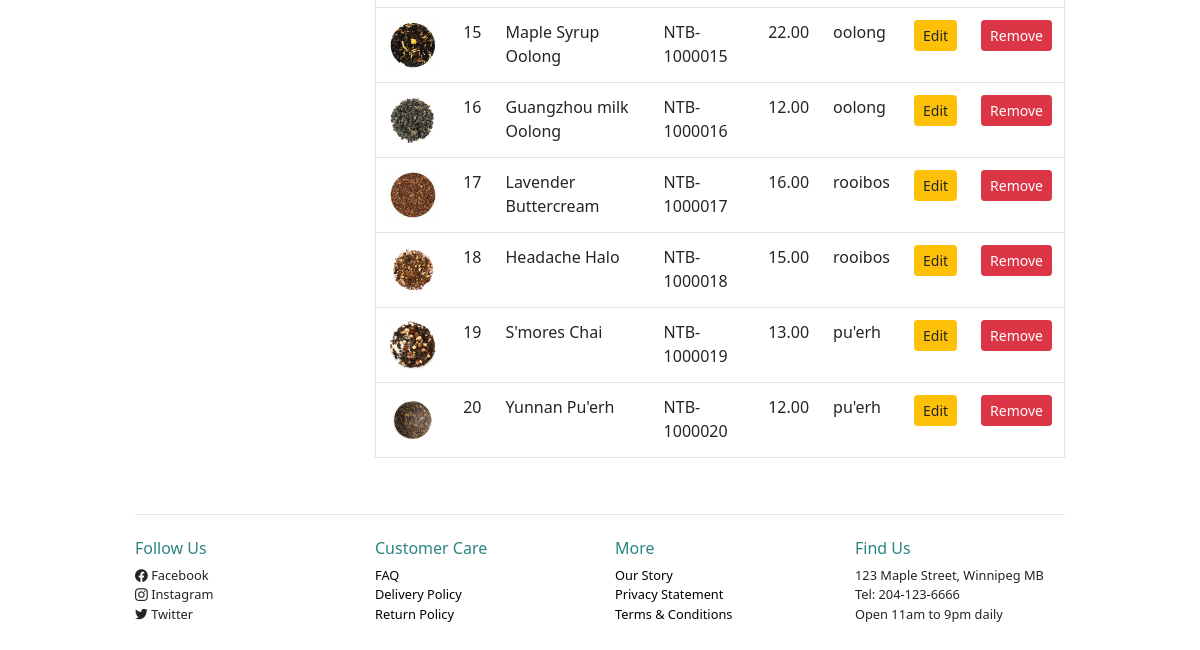
/?page=admin_view_products (signed in, lower part), run on an earlier commit of the app's database.
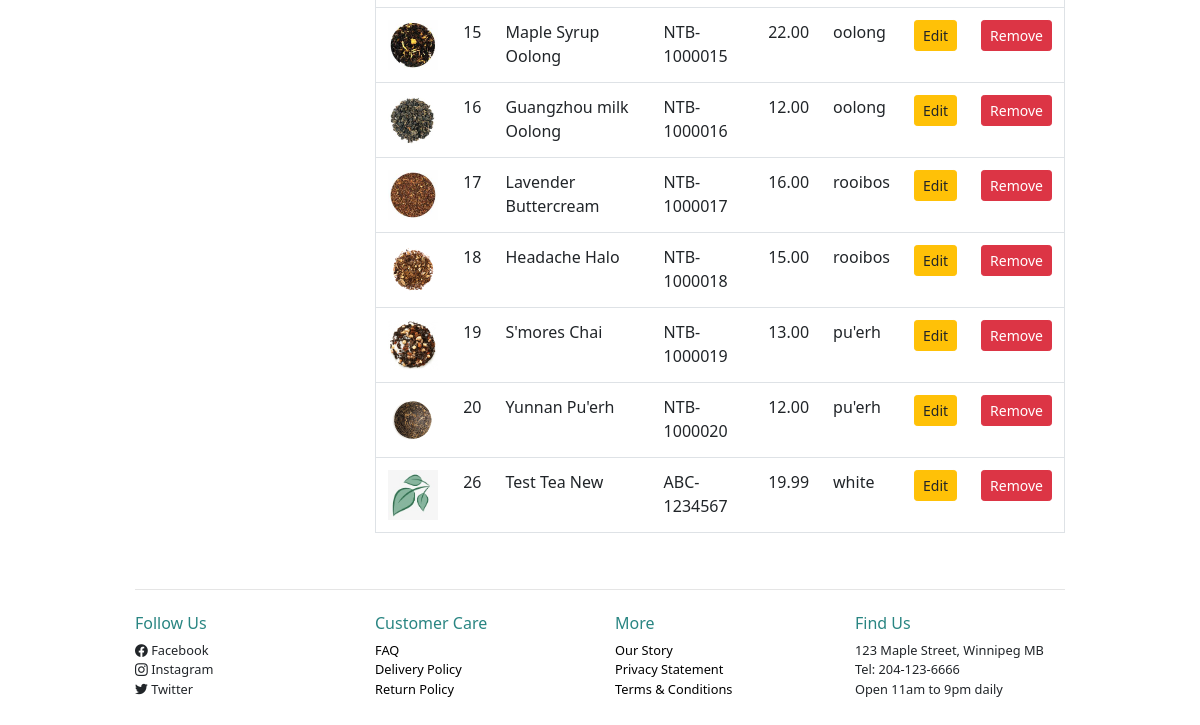
And on a later commit of the database.
### tables this page shows
CREATE TABLE `teas` (
  `id` int(11) NOT NULL AUTO_INCREMENT,
  `name` varchar(45) NOT NULL,
  `price` decimal(4,2) NOT NULL,
  `weight` enum('50g','100g','250g') NOT NULL,
  `type` enum('black','green','white','herbal','oolong','pu''erh','rooibos') NOT NULL,
  `caffeine` enum('high','medium','low','caffeine-free') DEFAULT NULL,
  `origin` varchar(45) DEFAULT NULL,
  `expire_date` date DEFAULT NULL,
  `organic` tinyint(1) NOT NULL DEFAULT 1,
  `ingredients` mediumtext DEFAULT NULL,
  `description` longtext DEFAULT NULL,
  `SKU` char(11) NOT NULL,
  `image` varchar(45) DEFAULT NULL,
  `created_at` datetime DEFAULT current_timestamp(),
  `updated_at` datetime DEFAULT NULL,
  `deleted_at` datetime DEFAULT NULL,
  PRIMARY KEY (`id`),
  FULLTEXT KEY `name` (`name`,`ingredients`)
);

### public/index.php (called while the page is built, shortened)
<?php
try{
    $path = __DIR__ . '/../controllers/' . $_GET['page'] . '.php';
    require $path;
}catch(Exception $e){
    print_r($e->getMessage());
}

### models/teas_model.php (called while the page is built, shortened)
<?php
function allTeasDetailedOrderById(PDO $dbh):array
{
    $query = "SELECT * FROM teas WHERE deleted_at IS NULL ORDER by teas.id";
    $stmt = $dbh->query($query);
    $tea = $stmt->fetchAll();
    return $tea ?? [];
}

### views/includes/functions.php (called while the page is built, shortened)
<?php
function e(string $str): string
{
    return htmlentities($str, ENT_QUOTES, "UTF-8");
}

### views/admin_view_products.php (the view, shortened to what this page needs)
<?php include __DIR__ . '/includes/header.inc.php';?>
<section id="sec-profile">
<div class="row">
    <div class="col-3 my-4 p-4" id="admin-side-nav" >
    </div>
    <div  class="col-9 my-4" id="profile_info">
        <table class="table border">
                <tbody>
                    <?php foreach($products as $product) : ?>
                    <tr>
                        <td>
                            <img src="images/<?=e($product['image'])?>" alt="<?=e($product['name'])?>" style="width:50px;height:50px;">
                        </td>
                        <td><?=e($product['id'])?></td>
                        <td><?=e($product['name'])?></td>
                        <td><?=e($product['SKU'])?></td>
                        <td><?=e($product['price'])?></td>
                        <td><?=e($product['type'])?></td>
                        <td><a href="/?page=admin_edit_product&tea=<?=e($product['id'])?>" class="btn btn-sm btn-warning">Edit</a></td>
                        <td><a href="/?page=handle_admin_remove_product&tea=<?=e($product['id'])?>" class="btn btn-sm btn-danger">Remove</a></td>
                    </tr>
                    <?php endforeach ;?>
                </tbody>
            </table>
    </div>
</div>
</section>
<?php include __DIR__ . '/includes/footer.inc.php'; ?>

What changed in the data, as far as the page shows it:
added teas: image (picture), id "26", name "Test Tea New", SKU "ABC-1234567", price "19.99", type "white"
